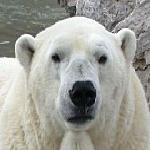
#> input picture Animal classification/data/BearHead/bearfrontal0003.jpg, 150 x 150 px; its folder holds only this picture in this run
$ python main.py
#> lines starting #> are read from the running program, lines starting #| are printed output that depends on the picture
import matplotlib.pyplot as plt
import numpy as np
import os

import joblib
from skimage.io import imread
from skimage.transform import resize

def resize_all(src, pklname, include, width=150, height=None):
    """
    load images from path, resize them and write them as arrays to a dictionary,
    together with labels and metadata. The dictionary is written to a pickle file
    named '{pklname}_{width}x{height}px.pkl'.

    Parameter
    ---------
    src: str
        path to data
    pklname: str
        path to output file
    width: int
        target width of the image in pixels
    include: set[str]
        set containing str
    """
#> called with src = './data/', pklname = 'animal_faces', width = 80
    print("Resized image pickle file not found... Resizing images.")

    height = height if height is not None else width

    data = dict()
    data['description'] = 'resized ({0}x{1})animal images in rgb'.format(int(width), int(height))
    data['label'] = []
    data['filename'] = []
    data['data'] = []

    pklname = f"{pklname}_{width}x{height}px.pkl"

    # read all images in PATH, resize and write to DESTINATION_PATH
    for subdir in os.listdir(src):
        if subdir in include:
            print(subdir)
            current_path = os.path.join(src, subdir)

            for file in os.listdir(current_path):
                if file[-3:] in {'jpg', 'png'}:
                    im = imread(os.path.join(current_path, file))
#> im is the input picture: shape (150, 150, 3); mean R, G, B 160.6, 160.7, 153.8
                    im = resize(im, (width, height)) #[:,:,::-1]
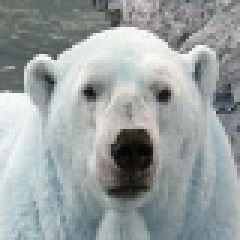
#> im: shape (80, 80, 3) float64 (shown 3 times larger); mean B, G, R 0.63, 0.63, 0.603
                    data['label'].append(subdir[:-4])
                    data['filename'].append(file)
                    data['data'].append(im)

        joblib.dump(data, pklname)
#> pass 2 of the loop in resize_all, `for subdir in os.listdir(src):`:
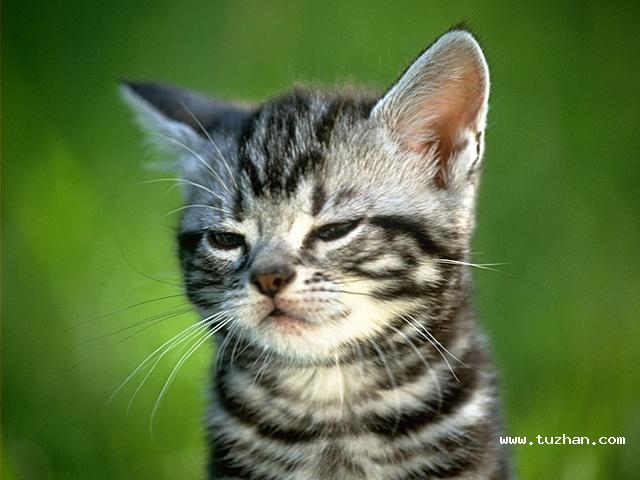
#> input picture Animal classification/data/CatHead/cat000929.jpg, 640 x 480 px
#> in resize_all, im is the input picture: shape (480, 640, 3); mean R, G, B 90.5, 114.6, 63
#> in resize_all, `im = resize(im, (width, height))`:
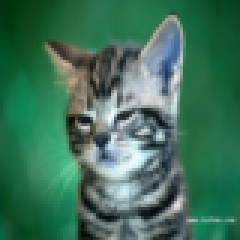
#> im: shape (80, 80, 3) float64 (shown 3 times larger); mean B, G, R 0.355, 0.449, 0.247

    print("Finished resizing images.")

data_path = './data/'

base_name = 'animal_faces'
# width = 160
width = 80

include = set(os.listdir(data_path))

try:
    data = joblib.load(f'{base_name}_{width}x{width}px.pkl')
    print("Resized image pickle file found.")
except FileNotFoundError:
    resize_all(src=data_path, pklname=base_name, width=width, include=include)
    data = joblib.load(f'{base_name}_{width}x{width}px.pkl')

from collections import Counter

Counter(data['label'])

X = np.array(data['data'])
y = np.array(data['label'])

from sklearn.model_selection import train_test_split

X_train, X_test, y_train, y_test = train_test_split(
    X,
    y,
    test_size=0.2,
    shuffle=True,
    random_state=42,
)

from sklearn.base import BaseEstimator, TransformerMixin
from skimage.feature import hog

class RGB2GrayTransformer(BaseEstimator, TransformerMixin):
    """
    Convert an array of RGB images to grayscale
    """

    def __init__(self):
        pass

    def fit(self, X, y=None):
        """returns itself"""
        return self

    def transform(self, X, y=None):
        """perform the transformation and return an array"""
        return np.array([skimage.color.rgb2gray(img) for img in X])


class HogTransformer(BaseEstimator, TransformerMixin):
    """
    Expects an array of 2d arrays (1 channel images)
    Calculates hog features for each img
    """

    def __init__(self, y=None, orientations=9,
                 pixels_per_cell=(8, 8),
                 cells_per_block=(3, 3), block_norm='L2-Hys'):
        self.y = y
        self.orientations = orientations
        self.pixels_per_cell = pixels_per_cell
        self.cells_per_block = cells_per_block
        self.block_norm = block_norm

    def fit(self, X, y=None):
        return self

    def transform(self, X, y=None):

        def local_hog(X):
            return hog(X,
                       orientations=self.orientations,
                       pixels_per_cell=self.pixels_per_cell,
                       cells_per_block=self.cells_per_block,
                       block_norm=self.block_norm)

        try: # parallel
            return np.array([local_hog(img) for img in X])
        except:
            return np.array([local_hog(img) for img in X])

from sklearn.linear_model import SGDClassifier
from sklearn.model_selection import cross_val_predict
from sklearn.preprocessing import StandardScaler, Normalizer
import skimage

# create an instance of each transformer
grayify = RGB2GrayTransformer()
hogify = HogTransformer(
    pixels_per_cell=(14, 14),
    cells_per_block=(2,2),
    orientations=9,
    block_norm='L2-Hys'
)
scalify = StandardScaler()

# call fit_transform on each transform converting X_train step by step
X_train_gray = grayify.fit_transform(X_train)
X_train_hog = hogify.fit_transform(X_train_gray)
X_train_prepared = scalify.fit_transform(X_train_hog)

sgd_clf = SGDClassifier(random_state=42, max_iter=1000, tol=1e-3)
#> (the run stopped early here; a loop or call above may not have finished)
